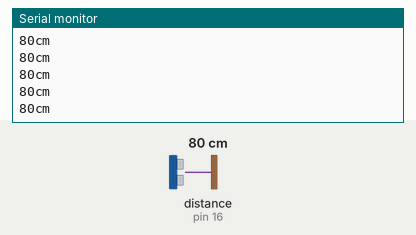
This sketch was run on a simulated Arduino Uno, built with avr-gcc and run on an emulated ATmega328P. Parts: the last lines printed to the serial monitor. Wiring (inferred from the names in the program): ultrasonic range finder: trigger pin 17; echo pin 16. Inputs (shaded band) come from the test bench; at power-on: distance to the obstacle (sensor on pin 16) 80 cm. The echo pulse lasts 58.3 µs per cm.

Above: at 1.2 s.
1.3 s: distance to the obstacle (sensor on pin 16) set to 2 cm
At 1.48 s:
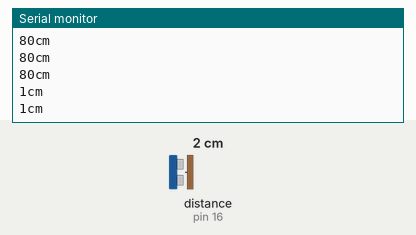
2.8 s: distance to the obstacle (sensor on pin 16) set to 4 cm
At 2.89 s:
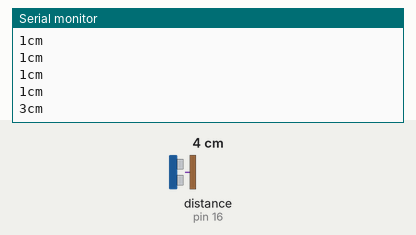
Timing chart, 0 to 5.8 s (numbered marks = the images above; inputs shaded):
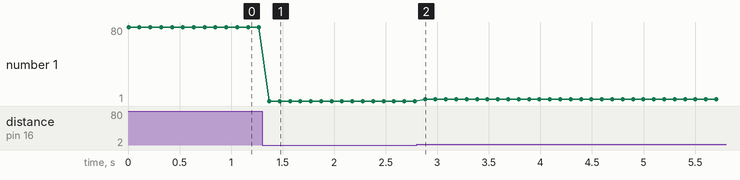

Measured:
- after the input at 1.3 s, the serial monitor: prints a new line after 0.07 s (image 1)
- after the input at 2.8 s, the serial monitor: prints a new line after 0.08 s (image 2)
- plotted number 1: 80 → 1 after the input at 1.3 s, 1 → 3 after the input at 2.8 s

The sketch:

sketch_nov05c.ino
```cpp
int TrigPin = 17;
int EchoPin = 16;

void setup() {
    pinMode(TrigPin, OUTPUT);
    pinMode(EchoPin, INPUT);
    Serial.begin(115200);
}

void loop() {
    unsigned long distance = ping()/58;
    Serial.print(distance);
    Serial.println("cm");
    delay(100);
}

unsigned long ping() {
    digitalWrite(TrigPin, LOW);
    delayMicroseconds(5);
    digitalWrite(TrigPin, HIGH);
    delayMicroseconds(10);
    digitalWrite(TrigPin, LOW);
    return pulseIn(EchoPin, HIGH);
}
```
